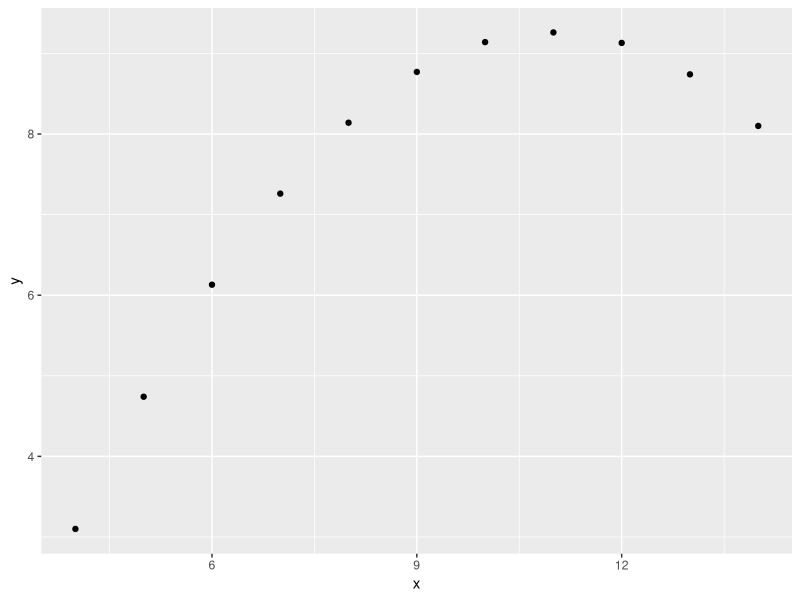
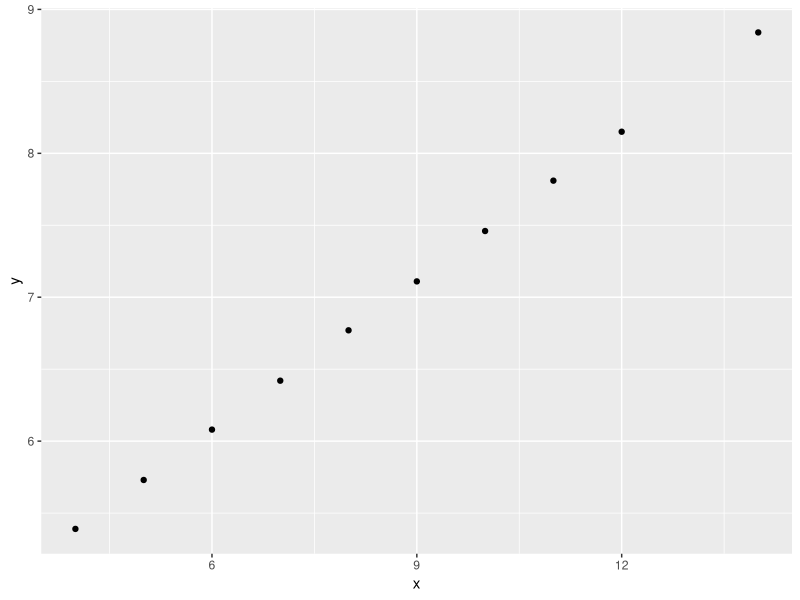
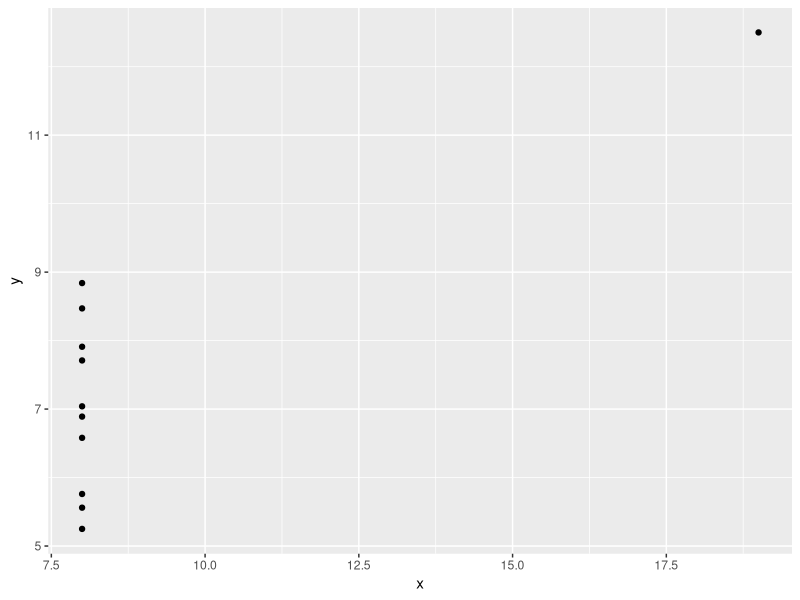
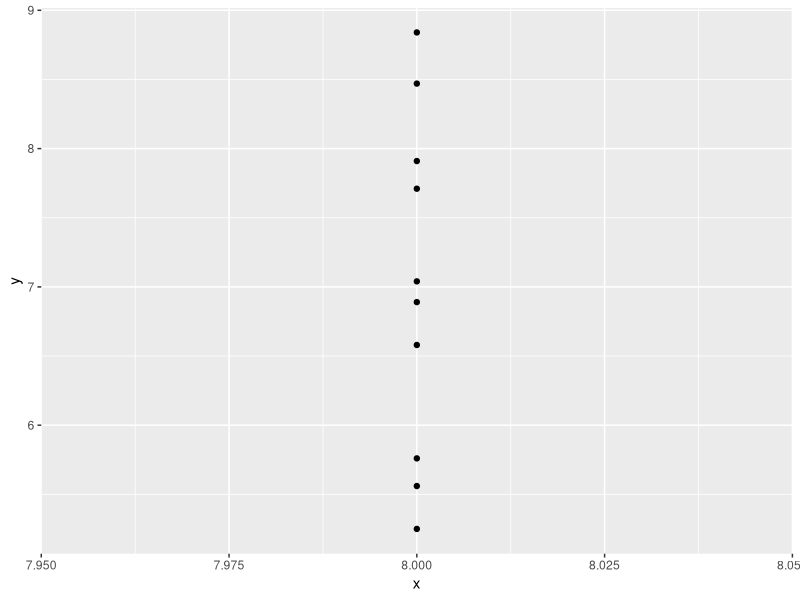

R code for these plots, in order:

#============
# Minilab 4a
#============

# Questions (top of page 3)

# (2)
# Anscombe' quartet: **first** dataset
library(tidyverse)
x = anscombe[,1]
y = anscombe[,5]
summary(x)
sd(x)
summary(y)
sd(y)
cor(x,y)

# > summary(x)
#    Min. 1st Qu.  Median    Mean 3rd Qu.    Max. 
#     4.0     6.5     9.0     9.0    11.5    14.0 
# > sd(x)
# [1] 3.316625
# > summary(y)
#    Min. 1st Qu.  Median    Mean 3rd Qu.    Max. 
#   4.260   6.315   7.580   7.501   8.570  10.840 
# > sd(y)
# [1] 2.031568
# > cor(x,y)
# [1] 0.8164205

# Anscombe' quartet: **second** dataset
x = anscombe[,2]
y = anscombe[,6]
summary(x)
sd(x)
summary(y)
sd(y)
cor(x,y)

# > summary(x)
#    Min. 1st Qu.  Median    Mean 3rd Qu.    Max. 
#     4.0     6.5     9.0     9.0    11.5    14.0 
# > sd(x)
# [1] 3.316625
# > summary(y)
#    Min. 1st Qu.  Median    Mean 3rd Qu.    Max. 
#   3.100   6.695   8.140   7.501   8.950   9.260 
# > sd(y)
# [1] 2.031657
# > cor(x,y)
# [1] 0.8162365

# Conclusion: first and second Anscombe datasets have ...
#   same mean of x (9.0)
#   same mean of y (7.501)
#   (nearly) same mean of x (3.317 to 3dp)
#   (nearly) same mean of y (2.032 to 3dp)
#   (nearly) same correlation coefficient (0.816 to 3dp)


ggplot(NULL,aes(x=x,y=y)) +
  geom_point()

# Conclusion: Points are clearly curved (nonlinear).

# (3)
# Anscombe' quartet: **third** dataset with one point removed
x = anscombe[-3,3]
y = anscombe[-3,7]
ggplot(NULL,aes(x=x,y=y)) +
  geom_point()
cor(x,y)

# > cor(x,y)
# [1] 0.9999966
# Conclusion: perfect straight line


# (4)
x = anscombe[,4]
y = anscombe[,8]
ggplot(NULL,aes(x=x,y=y)) +
  geom_point()

# Clear outlier
# > x
# [1]  8  8  8  8  8  8  8 19  8  8  8
  
# Outlier corresponds to x=19 which is at index 8
# (indexing of vectors in R starts at 1)
x = anscombe[-8,4]
y = anscombe[-8,8]
ggplot(NULL,aes(x=x,y=y)) +
  geom_point()
cor(x,y)

# > cor(x,y)
# [1] NA
# Warning message:
# In cor(x, y) : the standard deviation is zero

# Conclusion: Points all lie on a vertical line but the 
# Pearson correlation formula breaks down since it tries
# to divide by zero.

#---------------------

# Exercise (page 4) -- Diamonds

library(tidyverse)
diamonds %>%
  group_by(cut) %>%
  summarise(count=n(),
            cor_carat_price=cor(carat,price))
	    
# Conclusion: highest correlation is for Ideal cut.

#---------------------

# Exercise (page 6) -- Decathlon

# (a)
# cor(hurdles,longjump) = -0.39
#     makes sense (minimise time, maximise distance).
# cor(discus,longjump) = -0.13
#     does *NOT* make sense (maximise both), tradeoff strength vs speed
# cor(hurdles,points) = -0.54
#     makes sense (award more points for a shorter time to run)

# (b)
# The winner is the athlete with the highest points, i.e., the dot
# on the extreme right of the scatterplots in the points column.
# So the winner (Ashton Eaton) was:
#   best jump in the long jump (largest distance),
#   second in the hurdles (low time),
#   but middling in the field for discus.

# -- the end --
